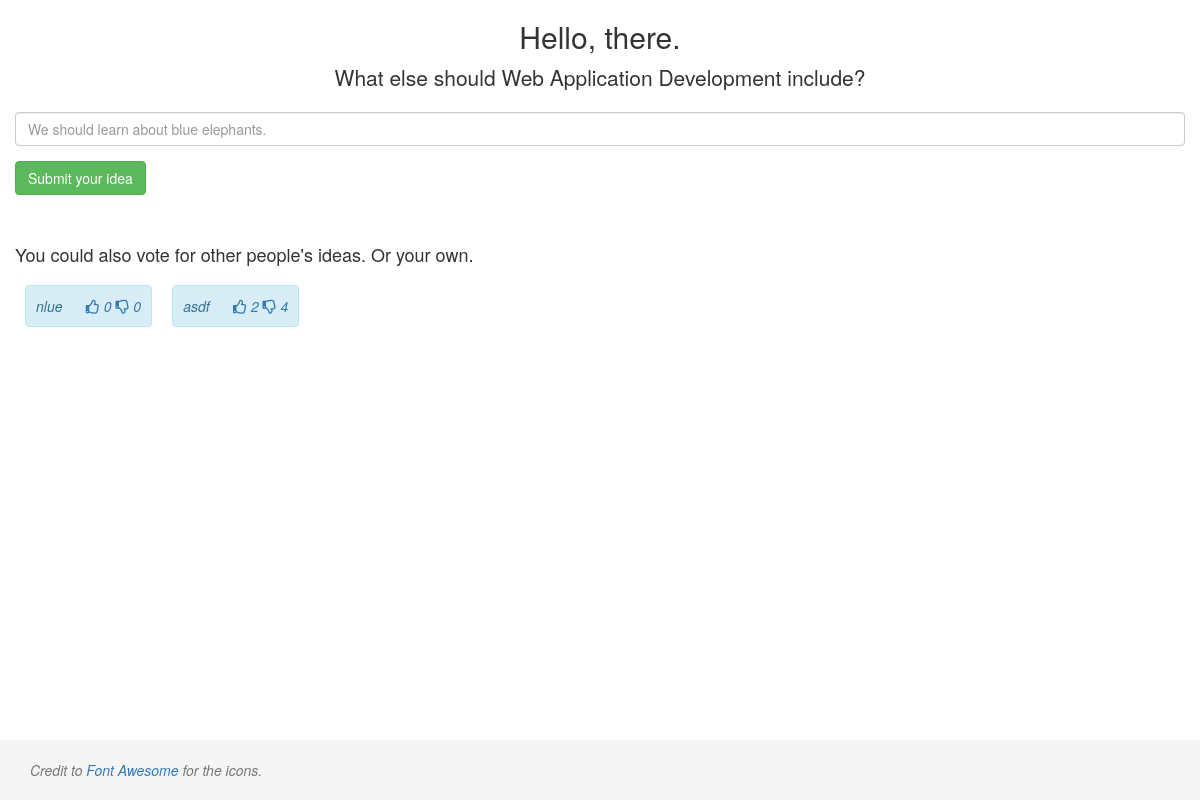
Before: / with the older database file.
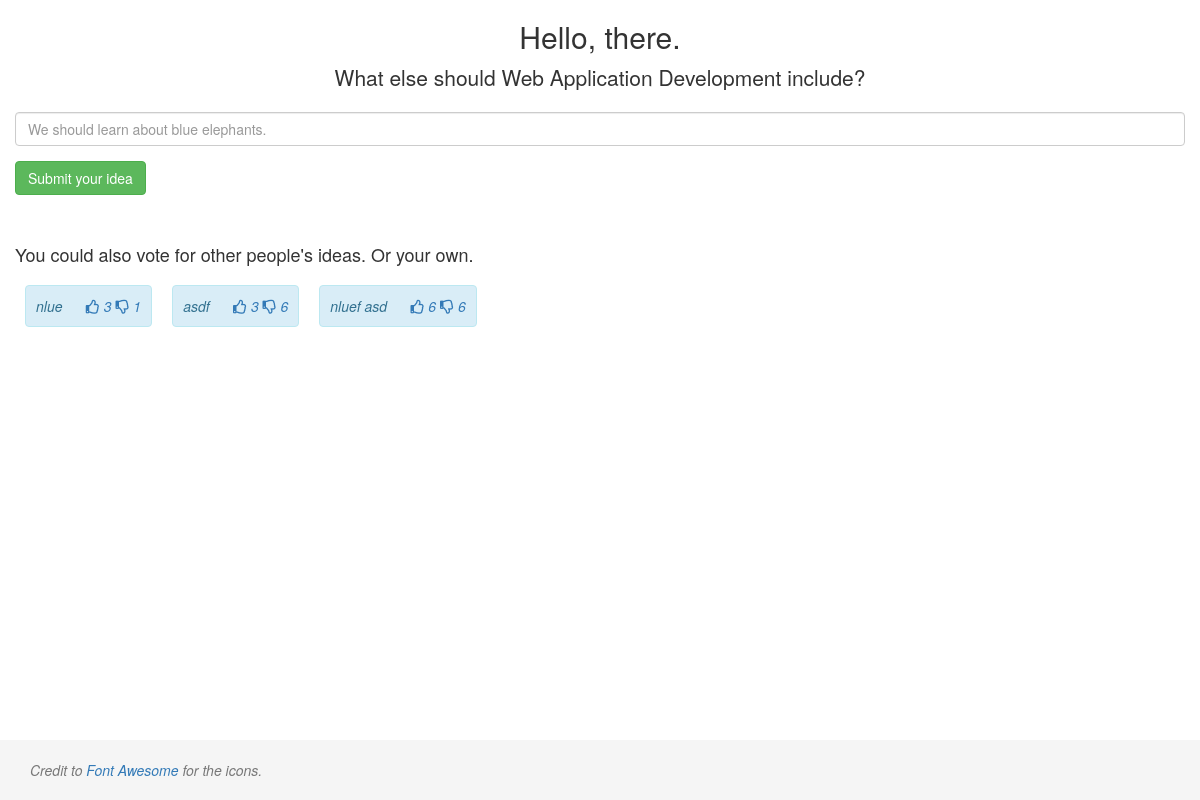
After: the same page with the newer database file.
### section_9_ajax_casestudy/app/models.py (models this page shows)
class Idea(db.Model):
    id = db.Column(db.Integer, primary_key=True)
    text = db.Column(db.String(500), index=True, unique=True)
    upvotes = db.Column(db.Integer, default=0)
    downvotes = db.Column(db.Integer, default=0)

### section_9_ajax_casestudy/app/views.py (the view)
@app.route('/', methods=['GET', 'POST'])
def index():
	form = IdeaForm()
	if form.validate_on_submit():
		new_idea = models.Idea(text=form.idea.data)
		db.session.add(new_idea)
		db.session.commit()
		flash("Thanks for your bright new idea: " + str(form.idea.data))
	ideas = models.Idea.query.all()
	print("Number of ideas in db:", len(ideas))
	return render_template('index.html', form=form, ideas=ideas)

### section_9_ajax_casestudy/app/forms.py
class IdeaForm(FlaskForm):
    idea = TextAreaField('idea', validators=[DataRequired()])

### section_9_ajax_casestudy/app/templates/index.html (shortened to what this page needs)
{% extends "bootstrap/base.html" %}
{% block styles %}
	{{super()}}
	<link rel="stylesheet" type="text/css" href="{{ url_for('static', filename='fontawesome-free-5.3.1-web/css/all.css') }}">
	<link rel="stylesheet" type="text/css" href="{{ url_for('static', filename='sticky_footer.css') }}">
{% endblock %}
{% block content %}
<body class="bg-light">
	<div class="container">
		<div class="py-5 text-center">
			<h2>Hello, there.</h2>
			<p class="lead">What else should Web Application Development include?</p>
		</div>
		<div class="row">
			<div class="col">
				<div class="mb-3">
					  <form  action="" method="post" role="form" name="idea">
						<div class="form-group">
							<input type="text" class="form-control" id="idea" name="idea" placeholder="We should learn about blue elephants.">
						</div>
						<button type="submit" class="btn btn-success">Submit your idea</button>
					</form>
	       </div>
	      </div>
	        <br /><br />
	        <h4>You could also vote for other people's ideas. Or your own.</h4><i>
			{% for idea in ideas %}
			<div class="alert alert-info ideas" role="alert">
				{{ idea.text }}&nbsp;&nbsp;&nbsp;&nbsp;&nbsp;
				<a class="vote" id="{{ idea.id }}">
					<i class="far fa-thumbs-up" id="up"></i><span id="sup"> {{ idea.upvotes }}</span></a>
				<a class="vote" id="{{ idea.id }}">
					<i class="far fa-thumbs-down" id="down"></i><span id="sdown"> {{ idea.downvotes }}</span></a>
				<br />
			</div>
			{% endfor %}
		</div>
	</div>
	<footer class="footer">
		<div class="container">
			<span class="text-muted">Credit to <a href="https://fontawesome.com/license">Font Awesome</a> for the icons.</span>
		</div>
	</footer>
</body>
{% endblock %}

### section_9_ajax_casestudy/app/static/sticky_footer.css (style rules this page uses)
html { position: relative; min-height: 100%; }
body { margin-bottom: 60px; }
.footer { position: absolute; bottom: 0; width: 100%; height: 60px; line-height: 60px; background-color: #f5f5f5; }
.ideas { padding: 10px; margin: 10px; width: fit-content; float: left; }

Changed rows visible on the page:
changed Idea "nlue": upvotes "0" → "3"; downvotes "0" → "1"
changed Idea "asdf": upvotes "2" → "3"; downvotes "4" → "6"
added Idea: text "nluef asd", upvotes "6", downvotes "6"
